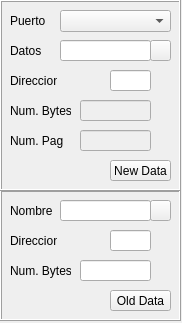
<?xml version="1.0" encoding="UTF-8"?>
<ui version="4.0">
 <class>MainWindow</class>
 <widget class="QMainWindow" name="MainWindow">
  <property name="geometry">
   <rect>
    <x>0</x>
    <y>0</y>
    <width>182</width>
    <height>323</height>
   </rect>
  </property>
  <property name="sizePolicy">
   <sizepolicy hsizetype="Preferred" vsizetype="Preferred">
    <horstretch>0</horstretch>
    <verstretch>0</verstretch>
   </sizepolicy>
  </property>
  <property name="minimumSize">
   <size>
    <width>182</width>
    <height>323</height>
   </size>
  </property>
  <property name="maximumSize">
   <size>
    <width>182</width>
    <height>323</height>
   </size>
  </property>
  <property name="sizeIncrement">
   <size>
    <width>0</width>
    <height>0</height>
   </size>
  </property>
  <property name="baseSize">
   <size>
    <width>182</width>
    <height>323</height>
   </size>
  </property>
  <property name="windowTitle">
   <string>MainWindow</string>
  </property>
  <widget class="QWidget" name="centralwidget">
   <property name="enabled">
    <bool>true</bool>
   </property>
   <property name="sizePolicy">
    <sizepolicy hsizetype="Maximum" vsizetype="Maximum">
     <horstretch>0</horstretch>
     <verstretch>0</verstretch>
    </sizepolicy>
   </property>
   <property name="minimumSize">
    <size>
     <width>182</width>
     <height>300</height>
    </size>
   </property>
   <property name="sizeIncrement">
    <size>
     <width>0</width>
     <height>0</height>
    </size>
   </property>
   <property name="baseSize">
    <size>
     <width>182</width>
     <height>300</height>
    </size>
   </property>
   <widget class="QFrame" name="frame_2">
    <property name="geometry">
     <rect>
      <x>0</x>
      <y>190</y>
      <width>181</width>
      <height>131</height>
     </rect>
    </property>
    <property name="sizePolicy">
     <sizepolicy hsizetype="Preferred" vsizetype="Preferred">
      <horstretch>0</horstretch>
      <verstretch>0</verstretch>
     </sizepolicy>
    </property>
    <property name="minimumSize">
     <size>
      <width>181</width>
      <height>131</height>
     </size>
    </property>
    <property name="autoFillBackground">
     <bool>false</bool>
    </property>
    <property name="frameShape">
     <enum>QFrame::Box</enum>
    </property>
    <property name="frameShadow">
     <enum>QFrame::Raised</enum>
    </property>
    <widget class="QPushButton" name="pushButton_3">
     <property name="geometry">
      <rect>
       <x>150</x>
       <y>10</y>
       <width>21</width>
       <height>21</height>
      </rect>
     </property>
     <property name="text">
      <string/>
     </property>
    </widget>
    <widget class="QLabel" name="name_label">
     <property name="geometry">
      <rect>
       <x>10</x>
       <y>10</y>
       <width>47</width>
       <height>21</height>
      </rect>
     </property>
     <property name="text">
      <string>Nombre</string>
     </property>
    </widget>
    <widget class="QLineEdit" name="Name">
     <property name="geometry">
      <rect>
       <x>60</x>
       <y>10</y>
       <width>91</width>
       <height>21</height>
      </rect>
     </property>
    </widget>
    <widget class="QPushButton" name="pushButton_4">
     <property name="geometry">
      <rect>
       <x>110</x>
       <y>100</y>
       <width>61</width>
       <height>21</height>
      </rect>
     </property>
     <property name="text">
      <string>Old Data</string>
     </property>
    </widget>
    <widget class="QLabel" name="label_7">
     <property name="geometry">
      <rect>
       <x>10</x>
       <y>70</y>
       <width>61</width>
       <height>21</height>
      </rect>
     </property>
     <property name="text">
      <string>Num. Bytes</string>
     </property>
    </widget>
    <widget class="QLineEdit" name="NB_2">
     <property name="enabled">
      <bool>true</bool>
     </property>
     <property name="geometry">
      <rect>
       <x>80</x>
       <y>70</y>
       <width>71</width>
       <height>21</height>
      </rect>
     </property>
    </widget>
    <widget class="QLabel" name="label_8">
     <property name="geometry">
      <rect>
       <x>10</x>
       <y>40</y>
       <width>47</width>
       <height>21</height>
      </rect>
     </property>
     <property name="text">
      <string>Direccion</string>
     </property>
    </widget>
    <widget class="QLineEdit" name="Dir_2">
     <property name="geometry">
      <rect>
       <x>110</x>
       <y>40</y>
       <width>41</width>
       <height>21</height>
      </rect>
     </property>
     <property name="text">
      <string/>
     </property>
    </widget>
   </widget>
   <widget class="QFrame" name="frame">
    <property name="geometry">
     <rect>
      <x>0</x>
      <y>0</y>
      <width>181</width>
      <height>191</height>
     </rect>
    </property>
    <property name="sizePolicy">
     <sizepolicy hsizetype="Expanding" vsizetype="Expanding">
      <horstretch>0</horstretch>
      <verstretch>0</verstretch>
     </sizepolicy>
    </property>
    <property name="minimumSize">
     <size>
      <width>181</width>
      <height>191</height>
     </size>
    </property>
    <property name="frameShape">
     <enum>QFrame::Box</enum>
    </property>
    <property name="frameShadow">
     <enum>QFrame::Raised</enum>
    </property>
    <widget class="QPushButton" name="new_data_button">
     <property name="geometry">
      <rect>
       <x>110</x>
       <y>160</y>
       <width>61</width>
       <height>21</height>
      </rect>
     </property>
     <property name="text">
      <string>New Data</string>
     </property>
    </widget>
    <widget class="QLineEdit" name="Ruta_Data">
     <property name="enabled">
      <bool>true</bool>
     </property>
     <property name="geometry">
      <rect>
       <x>60</x>
       <y>40</y>
       <width>91</width>
       <height>21</height>
      </rect>
     </property>
    </widget>
    <widget class="QLineEdit" name="Dir_1">
     <property name="geometry">
      <rect>
       <x>110</x>
       <y>70</y>
       <width>41</width>
       <height>21</height>
      </rect>
     </property>
     <property name="text">
      <string/>
     </property>
    </widget>
    <widget class="QLineEdit" name="NB_1">
     <property name="enabled">
      <bool>false</bool>
     </property>
     <property name="geometry">
      <rect>
       <x>80</x>
       <y>100</y>
       <width>71</width>
       <height>21</height>
      </rect>
     </property>
    </widget>
    <widget class="QPushButton" name="pushButton">
     <property name="geometry">
      <rect>
       <x>150</x>
       <y>40</y>
       <width>21</width>
       <height>21</height>
      </rect>
     </property>
     <property name="text">
      <string/>
     </property>
    </widget>
    <widget class="QLineEdit" name="NP_1">
     <property name="enabled">
      <bool>false</bool>
     </property>
     <property name="geometry">
      <rect>
       <x>80</x>
       <y>130</y>
       <width>71</width>
       <height>21</height>
      </rect>
     </property>
     <property name="text">
      <string/>
     </property>
    </widget>
    <widget class="QLabel" name="puerto_label">
     <property name="geometry">
      <rect>
       <x>10</x>
       <y>10</y>
       <width>47</width>
       <height>21</height>
      </rect>
     </property>
     <property name="sizePolicy">
      <sizepolicy hsizetype="Expanding" vsizetype="Expanding">
       <horstretch>0</horstretch>
       <verstretch>0</verstretch>
      </sizepolicy>
     </property>
     <property name="text">
      <string>Puerto</string>
     </property>
    </widget>
    <widget class="QComboBox" name="PuertoCB">
     <property name="geometry">
      <rect>
       <x>60</x>
       <y>10</y>
       <width>111</width>
       <height>22</height>
      </rect>
     </property>
     <property name="sizePolicy">
      <sizepolicy hsizetype="Expanding" vsizetype="Fixed">
       <horstretch>0</horstretch>
       <verstretch>0</verstretch>
      </sizepolicy>
     </property>
     <property name="currentText">
      <string/>
     </property>
    </widget>
    <widget class="QLabel" name="datos_label">
     <property name="geometry">
      <rect>
       <x>10</x>
       <y>40</y>
       <width>47</width>
       <height>21</height>
      </rect>
     </property>
     <property name="sizePolicy">
      <sizepolicy hsizetype="Expanding" vsizetype="Expanding">
       <horstretch>0</horstretch>
       <verstretch>0</verstretch>
      </sizepolicy>
     </property>
     <property name="text">
      <string>Datos</string>
     </property>
    </widget>
    <widget class="QLabel" name="nb_label">
     <property name="geometry">
      <rect>
       <x>10</x>
       <y>100</y>
       <width>61</width>
       <height>21</height>
      </rect>
     </property>
     <property name="text">
      <string>Num. Bytes</string>
     </property>
    </widget>
    <widget class="QLabel" name="direccion_label">
     <property name="geometry">
      <rect>
       <x>10</x>
       <y>70</y>
       <width>47</width>
       <height>21</height>
      </rect>
     </property>
     <property name="text">
      <string>Direccion</string>
     </property>
    </widget>
    <widget class="QLabel" name="np_label">
     <property name="geometry">
      <rect>
       <x>10</x>
       <y>130</y>
       <width>61</width>
       <height>21</height>
      </rect>
     </property>
     <property name="text">
      <string>Num. Pag</string>
     </property>
    </widget>
   </widget>
  </widget>
 </widget>
 <resources/>
 <connections/>
</ui>
